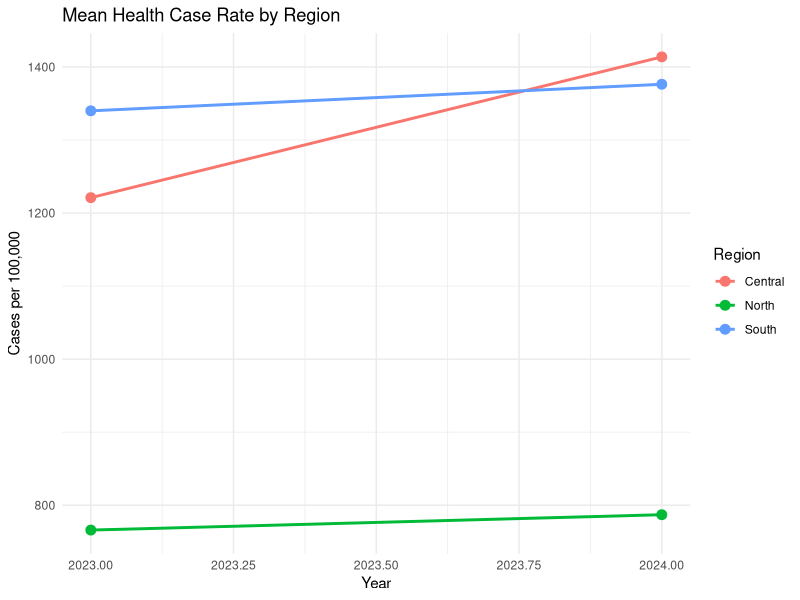
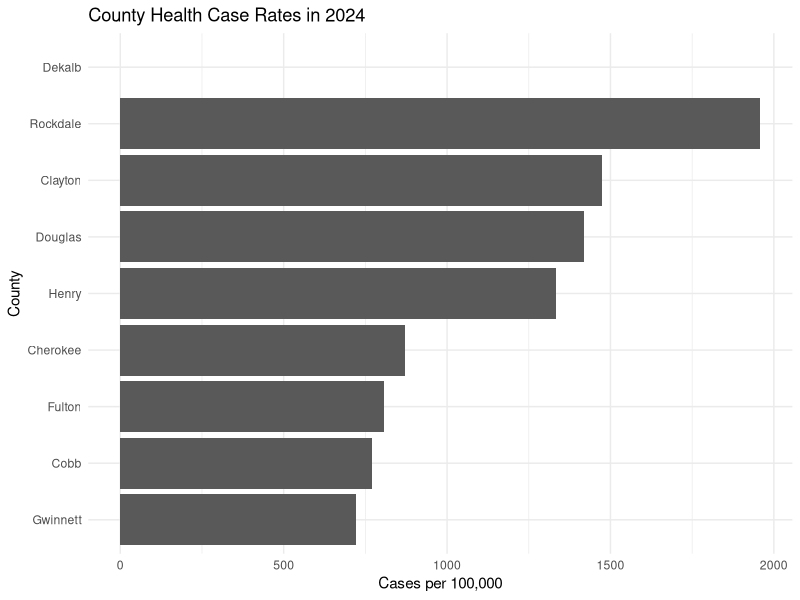
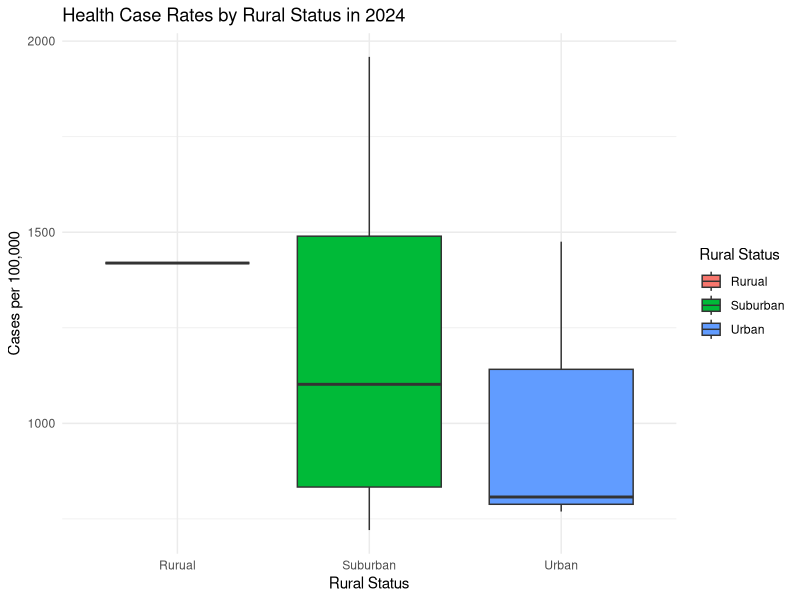

Write the R code that produced these figures, in order.
## ---- chunk 1
library(tidyverse)
## ---- chunk 2
raw_health_data <- tibble(
  county = c(
    "Clayton",
    "Cobb",
    "Dekalb",
    "Fulton",
    "Gwinnett",
    "Henry",
    "Rockdale",
    "Cherokee",
    "Douglas",
    "Fulton"
  ),
  region = c(
    "Central",
    "North",
    "Central",
    "Central",
    "North",
    "South",
    "Central",
    "North",
    "South",
    "Central"
  ),
  population_2023 = c(
    300000,
    770000,
    760000,
    1080000,
    970000,
    250000,
    95000,
    300000,
    150000,
    1080000
  ),
  cases_2023 = c(
    4200,
    5800,
    6100,
    8500,
    6900,
    3200,
    1800,
    2500,
    2100,
    8500
  ),
  population_2024 = c(
    305000,
    780000,
    765000,
    1090000,
    985000,
    255000,
    97000,
    310000,
    155000,
    1090000
  ),
  cases_2024 = c(
    4500,
    6000,
    NA,
    8800,
    7100,
    3400,
    1900,
    2700,
    2200,
    8800
  )
)
raw_health_data
## ---- chunk 3
glimpse(raw_health_data)
## ---- chunk 4
raw_health_data %>%
  count(county) %>%
  filter(n > 1)
## ---- chunk 5
raw_health_data %>%
  summarize(
    across(
      everything(),
      ~ sum(
        is.na(.)
      )
    )
  )
## ---- chunk 6
health_data_clean <- raw_health_data %>%
  distinct(
    county,
    .keep_all = TRUE
  )
## ---- chunk 7
health_data_clean %>%
  count(county)
## ---- chunk 8
health_data_long <- health_data_clean %>%
  pivot_longer(
    cols = c(
      population_2023,
      cases_2023,
      population_2024,
      cases_2024
    ),
    names_to = c(
      ".value",
      "year"
    ),
    names_pattern = "(population|cases)_(\\d{4})"
  ) %>%
  mutate(
    year = as.integer(year)
  )
health_data_long
## ---- chunk 9
health_data_long <- health_data_long %>%
  mutate(
    rate_per_100000 = (cases / population) * 100000
  )
health_data_long
## ---- chunk 10
regional_summary <- health_data_long %>%
  group_by(
    region, 
    year
  ) %>%
  summarize(
    mean_rates = mean(
      rate_per_100000, 
      na.rm = TRUE
    ),
    .groups = "drop"
  )
regional_summary
## ---- chunk 11
rural_status <- tibble(
  county = c(
    "Clayton",
    "Cobb",
    "Dekalb",
    "Fulton",
    "Gwinnett",
    "Henry",
    "Rockdale",
    "Cherokee",
    "Douglas"
  ),
  rural_status = c(
    "Urban",
    "Urban",
    "Urban",
    "Urban",
    "Suburban",
    "Suburban",
    "Suburban",
    "Suburban",
    "Rurual"
  )
)
rural_status
## ---- chunk 12
health_data_joined <- health_data_long %>%
  left_join(
    rural_status,
    by = "county"
  )
## ---- chunk 13
rural_status %>%
  count(county) %>%
  filter( n > 1 )
## ---- chunk 14
health_data_joined %>%
  filter(
    is.na(
      rural_status
    )
  )
## ---- chunk 15
nrow(health_data_long)
nrow(health_data_joined)
## ---- chunk 16
regional_summary %>%
  ggplot(
    aes(
      x = year,
      y = mean_rates,
      group = region,
      color = region
    )
  ) +
  geom_line(linewidth = 1) +
  geom_point(size = 3) +
  labs(
    title = "Mean Health Case Rate by Region",
    x = "Year",
    y = "Cases per 100,000",
    color = "Region"
  ) +
  theme_minimal()
## ---- chunk 17
health_data_joined %>%
  filter(year == 2024) %>%
  ggplot(
    aes(
      x = rate_per_100000,
      y = reorder(county, rate_per_100000)
    )
  ) +
  geom_col() +
  labs(
    title = "County Health Case Rates in 2024",
    x = "Cases per 100,000",
    y = "County"
  ) +
  theme_minimal()
health_data_joined
## ---- chunk 18
health_data_joined %>%
  filter(year == 2024) %>%
  ggplot(
    aes(
      x = rural_status,
      y = rate_per_100000,
      fill = rural_status
    )
  ) +
  geom_boxplot() +
  labs(
    title = "Health Case Rates by Rural Status in 2024",
    x = "Rural Status",
    y = "Cases per 100,000",
    fill = "Rural Status"
  ) +
  theme_minimal()
health_data_joined
